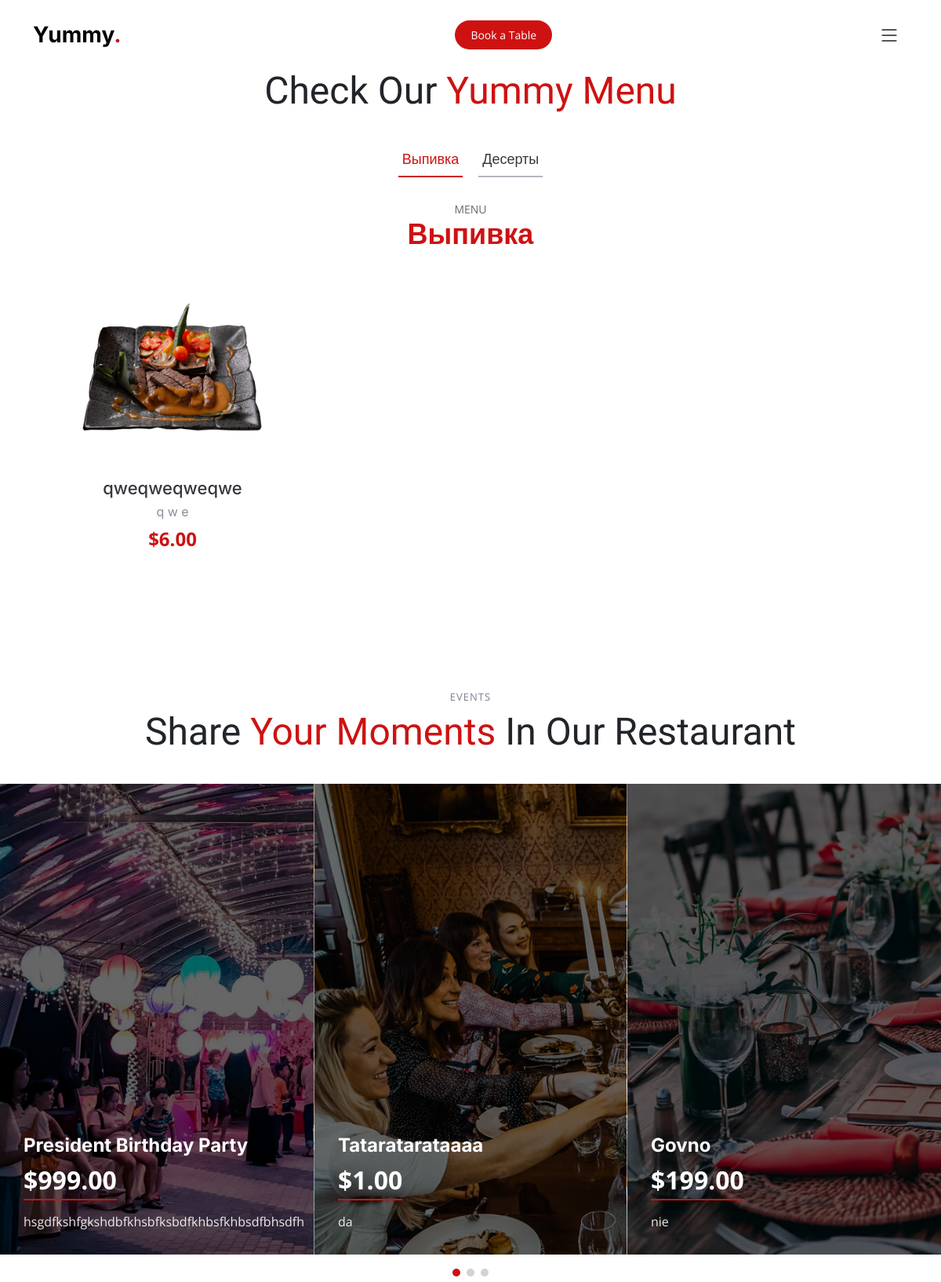
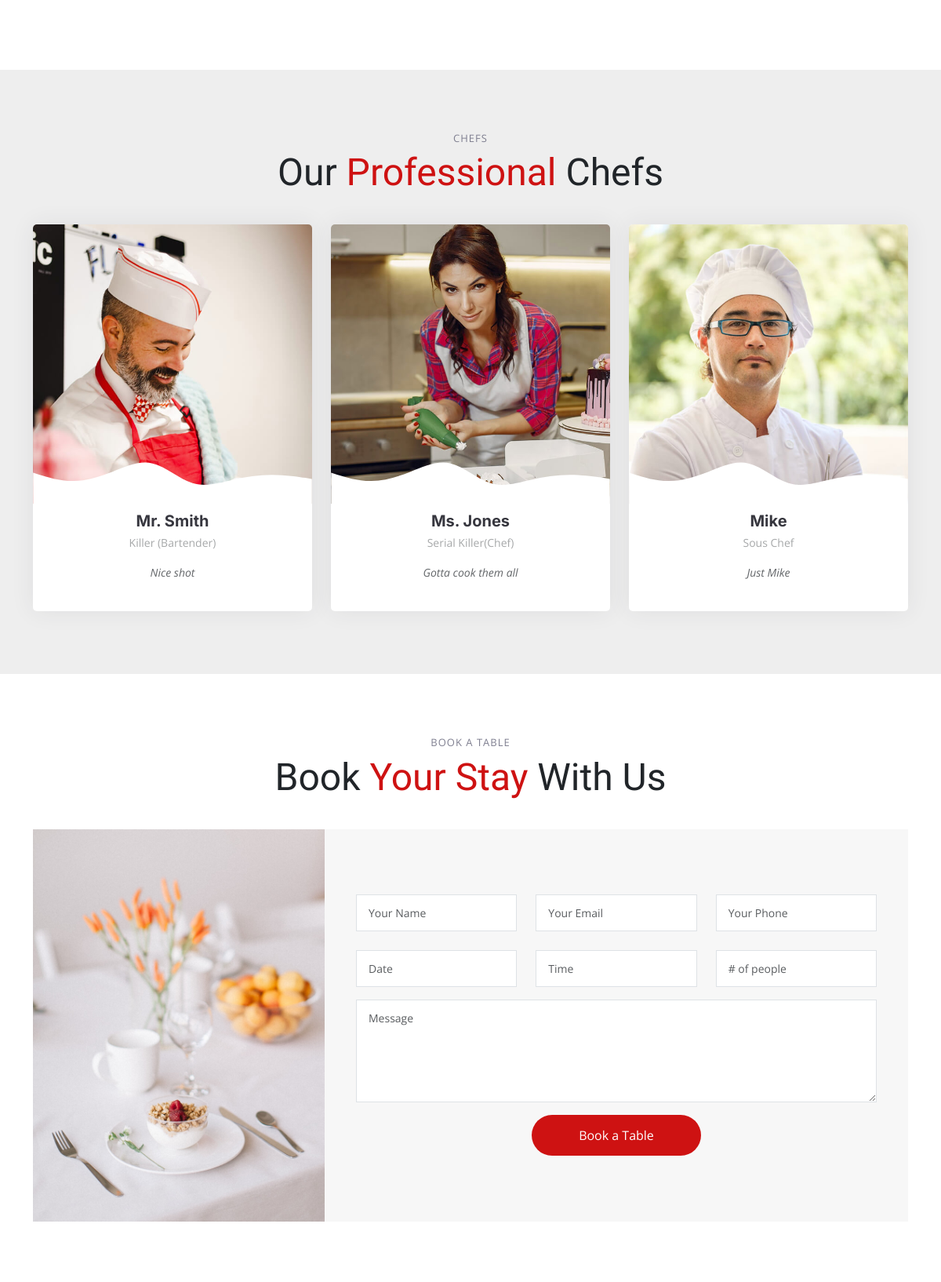
The app's page / (signed in, upper part) with its own data (2 pictures, top to bottom).
### home/models.py (models this page shows)
class Category(models.Model):
    slug = models.SlugField(max_length=50, unique=True)
    name = models.CharField(max_length=50, unique=True)
    is_visible = models.BooleanField(default=True)
    sort = models.IntegerField(default=0)
    created_at = models.DateTimeField(auto_now_add=True)
    updated_at = models.DateTimeField(auto_now=True)
    def __iter__(self):
        dishes = self.dishes.filter(is_visible=True).order_by('sort')
        for dish in dishes:
            yield dish
    def __str__(self):
        return self.name

class Dish(models.Model):
    name = models.CharField(max_length=50)
    ingredients = models.CharField(max_length=255)
    price = models.DecimalField(max_digits=8, decimal_places=2)
    weight = models.IntegerField()
    unit = models.CharField(max_length=10)
    photo = models.ImageField(upload_to='dishes', blank=True, null=True)
    is_visible = models.BooleanField(default=True)
    sort = models.IntegerField(default=0)
    created_at = models.DateTimeField(auto_now_add=True)
    updated_at = models.DateTimeField(auto_now=True)
    category = models.ForeignKey(Category, on_delete=models.CASCADE, related_name='dishes')
    def __str__(self):
        return self.name

class Event(models.Model):
    name = models.CharField(max_length=50, unique=True)
    price = models.DecimalField(max_digits=5, decimal_places=2)
    photo = models.ImageField(upload_to='events/')
    text = models.TextField()
    date_start = models.DateField()
    date_end = models.DateField()
    is_visible = models.BooleanField(default=True)
    sort = models.IntegerField(default=0)
    created = models.DateTimeField(auto_now_add=True)
    updated = models.DateTimeField(auto_now=True)
    def __str__(self):
        return self.name

class Stuff(models.Model):
    name = models.CharField(max_length=50, unique=True)
    profession = models.CharField(max_length=50, unique=True)
    photo = models.ImageField(upload_to='stuffs/')
    text = models.TextField()
    sort = models.IntegerField(default=0)
    is_visible = models.BooleanField(default=True)
    created = models.DateTimeField(auto_now_add=True)
    updated = models.DateTimeField(auto_now=True)
    def __str__(self):
        return self.name

### home/views.py (the view)
# urls.py: path('', home_index, name='home_index'),
def home_index(request):
    if request.method == 'POST':
        book_table_form = ReservationForm(request.POST)
        if book_table_form.is_valid():
            book_table_form.save()
            return redirect(request, 'thanks.html')
    gallery = Gallery.objects.filter(is_visible=True)
    categories = Category.objects.filter(is_visible=True).order_by('sort')
    events = Event.objects.filter(is_visible=True).order_by('sort')
    stuffs = Stuff.objects.filter(is_visible=True).order_by('sort')
    contacts = Contact.objects.filter(is_visible=True).order_by('sort')
    book_table_form = ReservationForm()
    for index, stuff in enumerate(stuffs):
        stuff.aos_delay = index * 100
    context = {
        "stuffs": stuffs,
        "categories": categories,
        "gallery" : gallery,
        "events": events,
        "contacts": contacts,
        "book_table_form": book_table_form
    }
    return render(request, "index.html", context)

### home/context_processor.py (called while the page is built)
def footer_items(request):
    context = {}
    items = FooterItems.objects.all()
    for item in items:
        if item.item_title == 'Address':
            context['address'] = item
        elif item.item_title == 'Reservations':
            context['reservations'] = item
        elif item.item_title == 'Opening Hours':
            context['opening_hours'] = item
    return {
        'footer_items': context
    }

### home/models.py (called while the page is built)
    def __str__(self):
        return self.title

### manager/templatetags/is_manager_tag.py (called while the page is built)
@register.filter(name='is_manager_tag')
def is_manager_tag(user, group_name="manager"):
    return user.groups.filter(name=group_name).exists() or user.is_superuser

### home/templates/index.html (shortened to what this page needs)
    {% extends "base.html" %}
    {% block content %}
    {% include "menu.html" %}
    {% include "events.html" %}
    {% include "chefs.html" %}
    {% include "reservations.html" %}
    {% endblock %}

### home/templates/menu.html (shortened to what this page needs)
<section id="menu" class="menu">
  <div class="container" data-aos="fade-up">
    <div class="section-header">
      <p>Check Our <span>Yummy Menu</span></p>
    </div>
    <ul class="nav nav-tabs d-flex justify-content-center" data-aos="fade-up" data-aos-delay="200">
      {% for category in categories %}
        <li class="nav-item">
          <a class="nav-link {% if forloop.first %}active show{% endif %}" data-bs-toggle="tab" data-bs-target="#menu-{{ category.slug }}">
            <h4>{{ category }}</h4>
          </a>
        </li>
      {% endfor %}
    </ul>
    <div class="tab-content" data-aos="fade-up" data-aos-delay="300">
      {% for category in categories %}
        {% if forloop.first %}
          <div class="tab-pane fade active show" id="menu-{{ category.slug }}">
        {% else %}
          <div class="tab-pane fade" id="menu-{{ category.slug }}">
        {% endif %}
          <div class="tab-header text-center">
            <p>Menu</p>
            <h3>{{ category }}</h3>
          </div>
          <div class="row gy-5">
            {% for dish in category %}
              <div class="col-lg-4 menu-item">
                <a href="{{ dish.photo.url }}" class="glightbox">
                  <img src="{{ dish.photo.url }}" class="menu-img img-fluid" alt="">
                </a>
                <h4>{{ dish }}</h4>
                <p class="ingredients">{{ dish.ingredients }}</p>
                <p class="price">${{ dish.price }}</p>
              </div>
            {% endfor %}
          </div>
        </div>
      {% endfor %}
    </div>
  </div>
</section>

### home/templates/events.html
    <section id="events" class="events">
      <div class="container-fluid" data-aos="fade-up">
        <div class="section-header">
          <h2>Events</h2>
          <p>Share <span>Your Moments</span> In Our Restaurant</p>
        </div>
        <div class="slides-3 swiper" data-aos="fade-up" data-aos-delay="100">
          <div class="swiper-wrapper">
              {% for event in events %}
                  <div class="swiper-slide event-item d-flex flex-column justify-content-end" style="background-image: url({{event.photo.url}})">
              <h3>{{ event }}</h3>
              <div class="price align-self-start">
                  ${{ event.price }}</div>
              <p class="description">
                  {{event.text}}
              </p>
            </div>
              {% endfor %}
          </div>
          <div class="swiper-pagination"></div>
        </div>
      </div>
    </section>

### home/templates/chefs.html
<section id="chefs" class="chefs section-bg">
  <div class="container" data-aos="fade-up">
    <div class="section-header">
      <h2>Chefs</h2>
      <p>Our <span>Professional</span> Chefs</p>
    </div>
    <div class="row gy-4">
      {% for stuff in stuffs %}
      <div class="col-lg-4 col-md-6 d-flex align-items-stretch" data-aos="fade-up" data-aos-delay="{{ stuff.aos_delay }}">
        <div class="chef-member">
          <div class="member-img">
            <img src="{{ stuff.photo.url }}" class="img-fluid" alt="{{ stuff }}">
          </div>
          <div class="member-info">
            <h4>{{ stuff}}</h4>
            <span>{{ stuff.profession }}</span>
            <p>{{ stuff.text }}</p>
          </div>
        </div>
      </div>
      {% endfor %}
    </div>
  </div>
</section>

### records on screen
Category: name "Выпивка"
Category: name "Десерты"
Dish: photo (picture), name "qweqweqweqwe", ingredients "q w e", price "6.00"
Event: photo (picture), name "President Birthday Party", price "999.00", text "hsgdfkshfgkshdbfkhsbfksbdfkhbsfkhbsdfbhsdfh"
Event: photo (picture), name "Tataratarataaaa", price "1.00", text "da"
Event: photo (picture), name "Govno", price "199.00", text "nie"
Stuff: photo (picture), name "Mr. Smith", profession "Killer (Bartender)", text "Nice shot"
Stuff: photo (picture), name "Ms. Jones", profession "Serial Killer(Chef)", text "Gotta cook them all"
Stuff: photo (picture), name "Mike", profession "Sous Chef", text "Just Mike"
